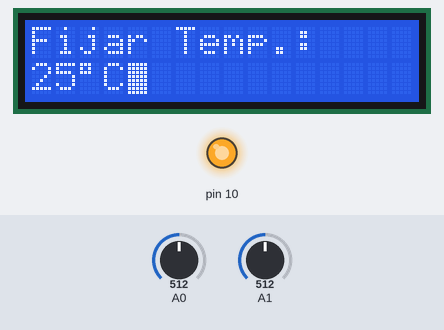
This sketch was run on a simulated Arduino Uno, built with avr-gcc and run on an emulated ATmega328P. Shown: 16×2 character LCD, output pins drawn as LEDs (lit = HIGH). The inputs (shaded band) are chosen by the test bench; at power-on: A0 = 512, A1 = 512. Random numbers use the default seed unless the sketch sets one; EEPROM starts erased; what the sketch prints to the serial monitor is not drawn.

Above: at 3.2 s.
3.3 s: A0 set to 53
At 3.9 s:
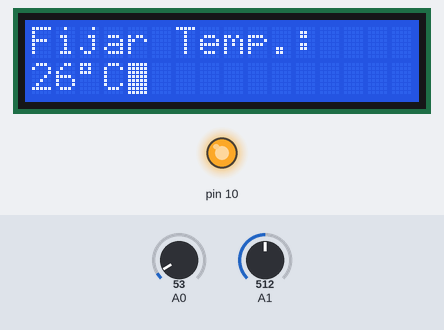
4.8 s: A0 set to 47
At 6.0 s:
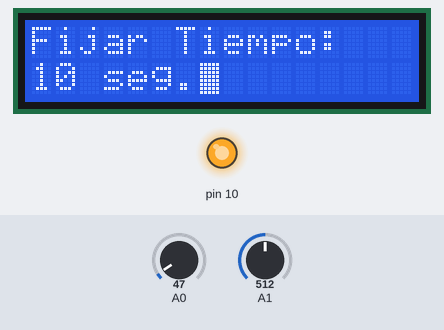
6.3 s: A0 set to 184
At 7.3 s:
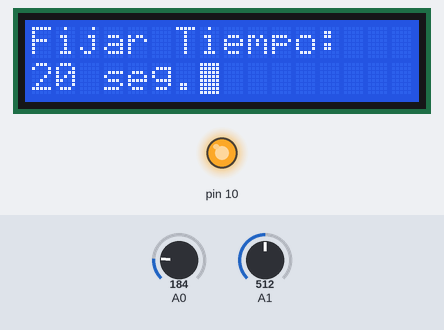
7.8 s: A0 set to 216
At 8.4 s:
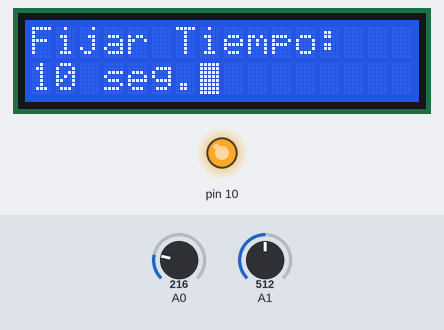
9.3 s: A0 set to 0
At 9.9 s:
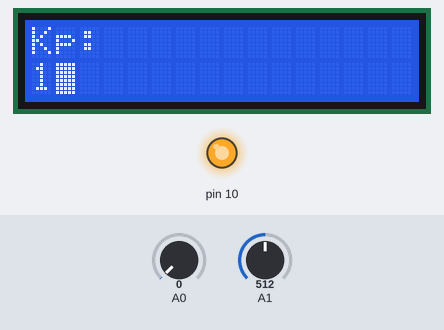
10.8 s: A1 set to 1023
At 17.5 s:
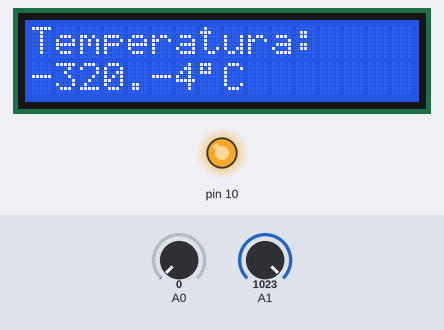
Timing chart, 0 to 17.9 s (numbered marks = the images above; inputs shaded):
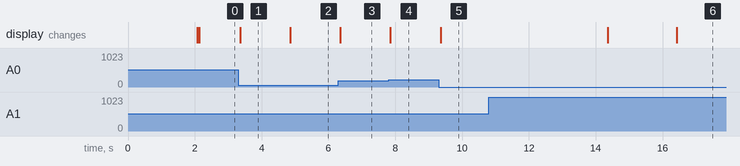

Measured:
- the behaviour switches between 50 and 49 on A0 (found by bisection; images 1 and 2)
- after the input at 3.3 s, the display: changes after 0.06 s (image 1)
- after the input at 4.8 s, the display: changes after 0.06 s (image 2)
- after the input at 6.3 s, the display: changes after 0.06 s (image 3)
- after the input at 7.8 s, the display: changes after 0.06 s (image 4)
- after the input at 9.3 s, the display: changes after 0.06 s (image 5)

The sketch:

Menu.ino
```cpp
#include <LiquidCrystal.h>
#include <EEPROM.h>
#define ThermistorPIN 1  // Analog Pin 1
#define NUM_KEYS 5

/*
  Circuito del dispaly LCD:
 * LCD RS pin to digital pin 8
 * LCD Enable pin to digital pin 9
 * LCD D4 pin to digital pin 4
 * LCD D5 pin to digital pin 5
 * LCD D6 pin to digital pin 6
 * LCD D7 pin to digital pin 7
 * LCD BL pin to digital pin 10
 * KEY pin to analogl pin 0
 *
 * Esquema del sensor de temperatura:
 *   [Ground] -- [10k-pad-resistor] -- | -- [10k thermistor] --[Vcc (5v)]
 *                                     |
 *                                Analog Pin 1
 */


LiquidCrystal lcd(8, 13, 9, 4, 5, 6, 7);

const int numeroDeMenus=6;

char tituloMenu[numeroDeMenus][16] = {
  "Fijar Temp.: ",
  "Fijar Tiempo:",
  "Kp:          ",
  "Kd:          ",
  "Ki:          ",
  "Intensidad:  " };

int adc_key_val[5] ={
  50, 200, 400, 600, 800 };
int adc_key_in;
int key=-1;
int oldkey=-1;
boolean luzEncendida=true;
boolean cursorActivo=false;
boolean enMenu=false;
unsigned long time;
unsigned long tiempoPID;
byte numeroLecturas=0;
int x=0;
int signo=0;
char temp[10];
int lecturas[100];
byte numeroLectura=0;
//int lectura=0;
int maximo, minimo, diferencia, t1, t2, t3;
byte consigna=25;
byte tiempo=1;
byte kp=1;
byte kd=1;
byte ki=1;
byte intensidad=10;


void setup()
{
  cargarConfig();
  pinMode(10, OUTPUT);
  analogWrite(10,intensidad*25);
  Serial.begin(9600);
  lcd.clear();
  lcd.begin(16, 2);
  lcd.setCursor(0,0);
  lcd.print("Lavadora 1.0");
  lcd.setCursor(0,1);
  lcd.print("Ing. MECANICA");
  delay(2000);
  //  lcd.setCursor(0,0);
  //  lcd.print("Muevase con las ");
  //  lcd.setCursor(0,1);
  //  lcd.print("teclas direccion");
  //  delay(4000);
  lcd.clear();
  lcd.setCursor(0,0);
  lcd.print("Temperatura:    ");
  lcd.setCursor(0,1);
  int lectura=getTemp(1);
  sprintf(temp, "%3d%c%1d%cC", lectura/100, '.', lectura/10%10,223);
  lcd.print(temp);
  time = millis();
  tiempoPID = millis();
}

void loop()
{
  int lectura = getTemp(ThermistorPIN);
  lecturas[numeroLectura++] = lectura;
  if (millis()-time > 20000) {  // Si han pasado mas de 20 segundos apagamos la luz
    digitalWrite(10, LOW);
    luzEncendida=false;
  }
  if (millis()-time > 7000) {  // Si han pasado mas de 7 segundos salimos del menu
    if (enMenu) guardarConfig();
    enMenu = false;
    x=0;
    time = millis();
    //  }
    //  if (!enMenu) {
    lcd.clear();
    lcd.setCursor(0,0);
    lcd.print("Temperatura:    ");
    lcd.setCursor(0,1);
    sprintf(temp, "%3d%c%1d%cC", lectura/100, '.', lectura/10%10,223);
    lcd.print(temp);
    //    Serial.print("Temperatura[");
    //    Serial.print(numeroLectura);
    //    Serial.print("]: ");
    //    Serial.println(temp);
  }
  if (millis()-time > 5000) {  // Si han pasado mas de 5 segundos apagamos el cursor
    lcd.noBlink();
    cursorActivo=false;
  }

  adc_key_in = analogRead(0);    // Leemos el valor de la pulsacion
  key = get_key(adc_key_in);    // Obtenemos el boton pulsado

  if (key != oldkey)   // if keypress is detected
  {
    delay(50);  // Espera para evitar los rebotes de las pulsaciones
    adc_key_in = analogRead(0);    // Leemos el valor de la pulsacion
    key = get_key(adc_key_in);    // Obtenemos el boton pulsado
    if (key != oldkey)
    {
      time = millis();  // TODO: falta la comprobacion de si se ha desbordado el tiempo
      if (!luzEncendida) {  // Al pulsar cualquier tecla encendemos la pantalla
        analogWrite(10,intensidad*25);
        luzEncendida=true;
      }
      else {  // si la pantalla esta encendida seguimos funcionando normalmente
        oldkey = key;
        char accion = 0;
        if (key >=0){  // Si se ha pulsado cualquier tecla
          lcd.blink();  // Mostramos el cursor parpadeando
          cursorActivo=true;
        }
        if ((key == 0) && (enMenu)){  // Se ha pulsado la tecla derecha
          x++;
          if (x>numeroDeMenus-1) x=numeroDeMenus-1;
        }
        if ((key == 1) && (enMenu)) {  // Se ha pulsado la tecla arriba
          accion++;
        }
        if ((key == 2) && (enMenu)) {  // Se ha pulsado la tecla abajo
          accion = accion-1;
        }
        if ((key == 3) && (enMenu)) {  // Se ha pulsado la tecla izquierda
          x--;
          if (x<0) x = 0;
        }
        if (key == 4){  // Se ha pulsado la tecla de seleccion
        }
        enMenu = true;
        lcd.clear();
        lcd.setCursor(0,0);
        lcd.print(tituloMenu[x]);
        lcd.setCursor(0,1);
        switch (x) {
        case 0: // Estamos en fijar temperatura
          consigna += accion;
          lcd.print(consigna);
          lcd.print((char)223);
          lcd.print("C");
          break;
        case 1:  // Estamos en fijar tiempo
          tiempo += accion;
          lcd.print(tiempo);
          lcd.print("0 seg.");
          break;
        case 2:  // Estamos en Kp.
          kp += accion;
          lcd.print(kp);
          break;
        case 3:  // Estamos en Kd.
          kd += accion;
          lcd.print(kd);
          break;
        case 4:  // Estamos en Ki.
          ki += accion;
          lcd.print(ki);
          break;
        case 5:  // Estamos en Ki.
          intensidad += accion;
          if (intensidad > 254) intensidad = 0;
          if (intensidad > 10) intensidad = 10;
          lcd.print(intensidad);
          lcd.print("0%");
          analogWrite(10,intensidad*25);
          break;
        }
      }
    }
  }
  if ((numeroLectura > 99) && (numeroLecturas < 2)) {
    long suma = 0;
    maximo = -10000;
    minimo = 10000;
    for (int i=0; i < 100; i++){
      suma = suma + lecturas[i];
      if (lecturas[i] > maximo) {
        maximo = lecturas[i];
      }
      if (lecturas[i] < minimo) {
        minimo = lecturas[i];
      }

      //      Serial.print("Temperatura[");
      //      Serial.print(i);
      //      Serial.print("]: ");
      //      Serial.println(lecturas[i]);
    }
    diferencia = maximo - minimo;
    suma = suma / 100;
    // Si la diferencia es superior a un grado
    //es que ha habido un error en la lectura
    if (diferencia > 100) {
      Serial.println("Lectura no valida");
      // TODO: Descartar lectura y repetir la medida
    }
    else {
      numeroLecturas++;
      t3=t2;
      t2=t1;
      t1=suma;
    }
    Serial.print("Suma: ");
    Serial.println(suma);
/*    Serial.print("Media: ");
    Serial.print(suma/100);
    Serial.print(",");
    Serial.println(suma/10%10);
    Serial.print("Maximo: ");
    Serial.print(maximo/100);
    Serial.print(",");
    Serial.print(maximo/10%10);
    Serial.print(" - Minimo: ");
    Serial.print(minimo/100);
    Serial.print(",");
    Serial.print(minimo/10%10);
    Serial.print(" - Diferencia: ");
    Serial.print(diferencia/100);
    Serial.print(",");
    Serial.println(diferencia/10%10); */
  }
  if (numeroLectura > 99) {
    // Cuando se termina de tomar las 100
    //lecturas empezamos de nuevo por la primera
    numeroLectura = 0;
  }
  PID();
  delay(10);
  // Si se desborda millis() empieza otra
  //vez por cero, ocurre cada 50 dias
  if (millis() < time){
    time = millis();
  }
}

void PID()
{
  // Si se desborda millis() empieza otra
  // vez por cero, ocurre cada 50 dias
  if (millis() < tiempoPID){
    tiempoPID = millis();
  }
  // Si no ha pasado todavía el timepo de ciclo del PID
  if (millis() < tiempoPID + (tiempo*10*1000)){
    // entonces mantenemos la fuerza y esperamos mas tiempo
    // s = sActualPID;
  }
  else if (numeroLecturas >= 2){
    numeroLecturas--;
    Serial.print("Distancia a la consigna: ");
    Serial.print(t1-consigna*100);
    Serial.print(" - Velocidad: ");
    Serial.println(t1-t2);
    tiempoPID = millis();
  }

}

// Convertimos el valor leido en analogico
// en un numero de boton pulsado
int get_key(unsigned int input)
{
  int k;

  for (k = 0; k < NUM_KEYS; k++)
  {
    if (input < adc_key_val[k])
    {
      return k;
    }
  }

  if (k >= NUM_KEYS)k = -1;  // Error en la lectura.
  return k;
}

int temperaturaFicticia = 2450;
int ptf= 0;
int getTemp(byte input)
{
  int  celsius = Thermistor(analogRead(input))*100;
  return celsius;
  temperaturaFicticia += (random(7)-3-ptf);
  if (temperaturaFicticia > 2800) ptf = 1;
  if (temperaturaFicticia < 2000) ptf = 0;
  return temperaturaFicticia;
}

float pad = 10000;  // balance/pad resistor value, set this to
                   // the measured resistance of your pad resistor
// float thermr = 10000; // thermistor nominal resistance

float Thermistor(int RawADC)
{
  long Resistance;
  float Temp;  // Dual-Purpose variable to save space.

  Resistance=((1024 * pad / RawADC) - pad);
  // Saving the Log(resistance) so not to calculate  it 4 times later
  Temp = log(Resistance);
  Temp = 1 / (0.001129148 + (0.000234125 * Temp) +
         (0.0000000876741 * Temp * Temp * Temp));
  Temp = Temp - 273.15;  // Convert Kelvin to Celsius

  return Temp;    // Devolver temperatura
}

boolean cargarConfig()
{
  if ((EEPROM.read(0) == 27) && (EEPROM.read(1) == 28) &&
     (EEPROM.read(2) == 13) && (EEPROM.read(3) == 18)) {
    // Comprobamos que la eeprom tenga una
    // configuracion valida con numeros concretos
    // solo cargamos el valor de la configuracion si los valores coinciden
    if (EEPROM.read(4) == EEPROM.read(5)) consigna = EEPROM.read(4);
    if (EEPROM.read(6) == EEPROM.read(7)) tiempo = EEPROM.read(6);
    if (EEPROM.read(8) == EEPROM.read(9)) kp = EEPROM.read(8);
    if (EEPROM.read(10) == EEPROM.read(11)) kd = EEPROM.read(10);
    if (EEPROM.read(12) == EEPROM.read(13)) ki = EEPROM.read(12);
    if (EEPROM.read(14) == EEPROM.read(15)) intensidad = EEPROM.read(14);
    return true;
  }
  return false;
}

void guardarConfig()
{
  EEPROM.write(0,27);
  EEPROM.write(1,28);
  EEPROM.write(2,13);
  EEPROM.write(3,18);
  // Ponemos nmeros concretos en el comienzo
  // de la EEPROM para confirmar que tiene valores correctos.
  EEPROM.write(4,consigna);
  EEPROM.write(5,consigna);  // almacenamos los valores 2 veces
  EEPROM.write(6,tiempo);
  EEPROM.write(7,tiempo);  // almacenamos los valores 2 veces
  EEPROM.write(8,kp);
  EEPROM.write(9,kp);  // almacenamos los valores 2 veces
  EEPROM.write(10,kd);
  EEPROM.write(11,kd);  // almacenamos los valores 2 veces
  EEPROM.write(12,ki);
  EEPROM.write(13,ki);  // almacenamos los valores 2 veces
  EEPROM.write(14,intensidad);
  EEPROM.write(15,intensidad);  // almacenamos los valores 2 veces
}
```
